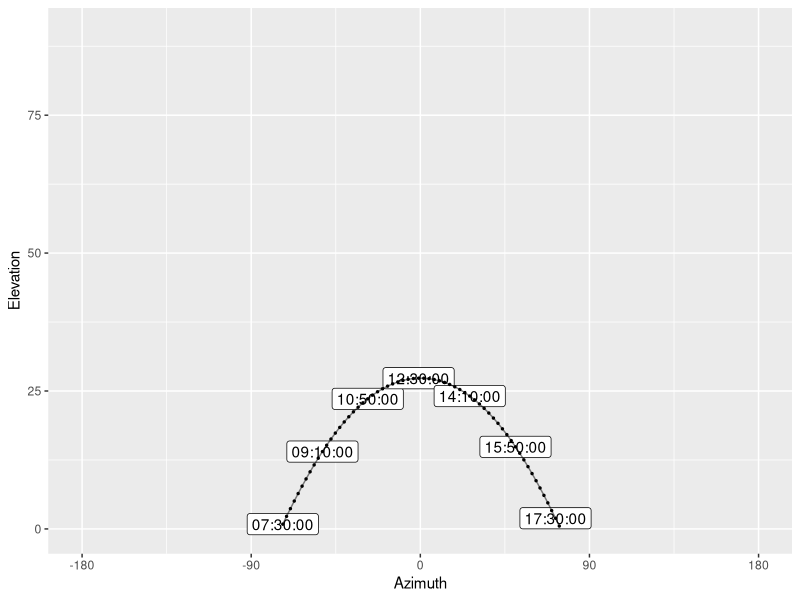
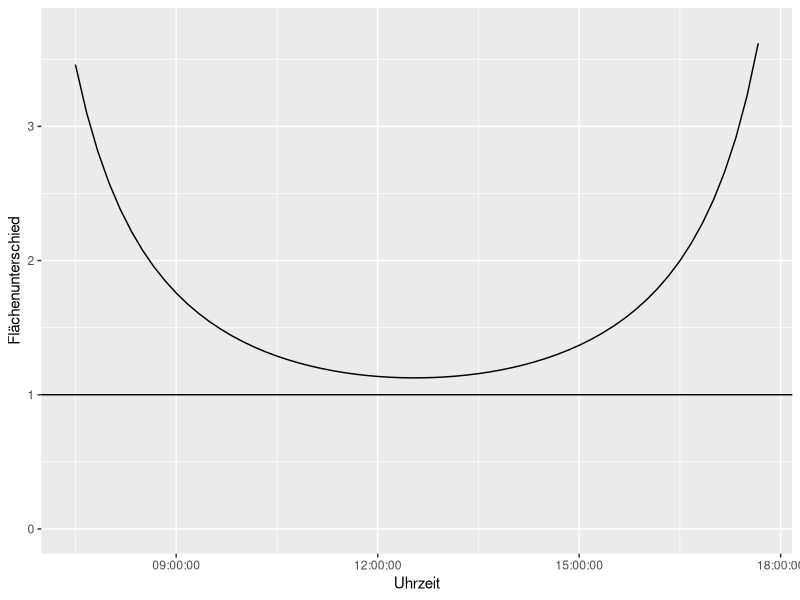
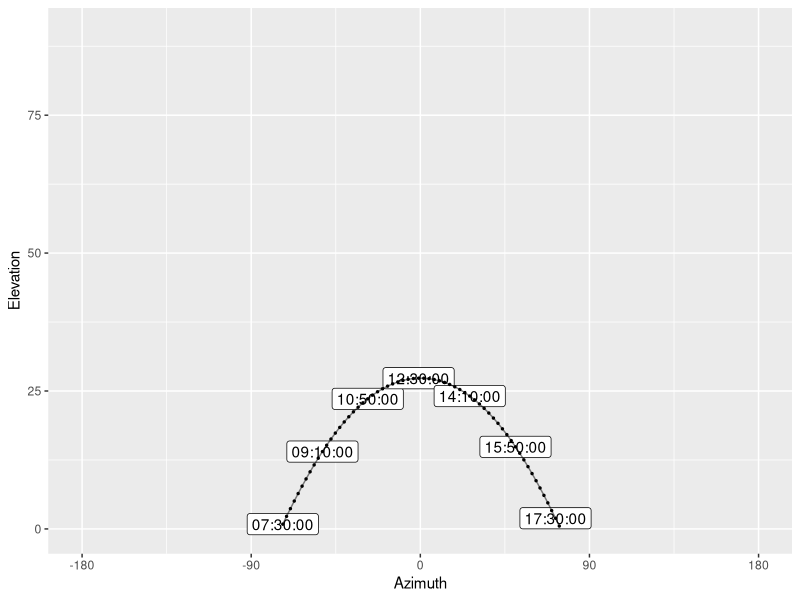
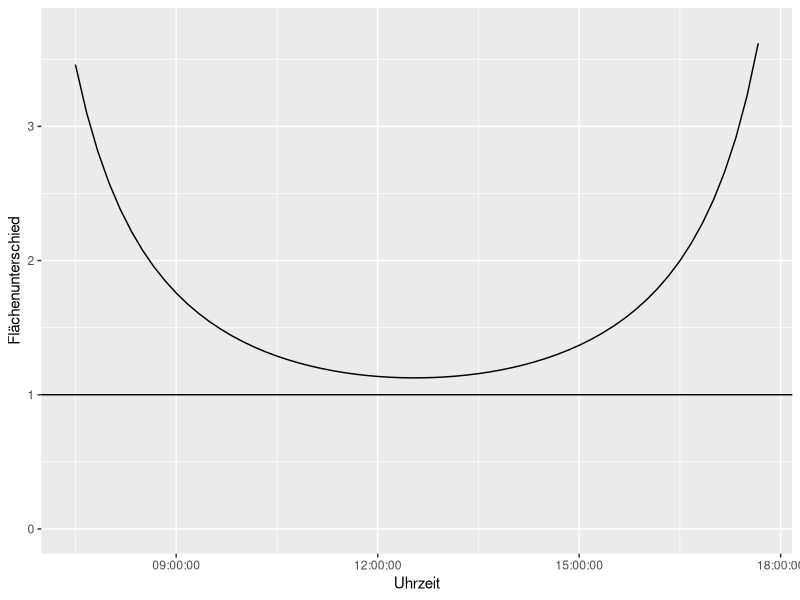

The R script that drew these images, in order:
library(tidyverse)

gradToRad <- function(value){
  value/360*(2*pi)
}

diff180 <- function(value){
  value-180
}

calculateEfficiency <- function(alpha, beta){
  x <- 1/cos(alpha)
  y <- 1/cos(beta)
  
  x*y
}

# https://www.sunearthtools.com/dp/tools/pos_sun.php

solarWinkel <- read_delim('SunPath.csv', delim = ";", skip = 3) %>%
  filter(Elevation > 0) %>%
  mutate_at(c("Azimuth"), diff180) %>%
  mutate(ElevationRad = gradToRad(Elevation)) %>%
  mutate(AzimuthRad = gradToRad(Azimuth)) %>%
  mutate(projectedArea = calculateEfficiency(ElevationRad, AzimuthRad))

ggplot(solarWinkel, aes(x = Azimuth, y = Elevation)) +
  geom_label(data = solarWinkel[seq(1, nrow(solarWinkel), 10),], aes(label = Stunde)) +
  geom_line(alpha = 0.5) +
  geom_point(size = 0.5) +
  scale_y_continuous(limits = c(0,90)) +
  scale_x_continuous(limits = c(-180,180), breaks = c(-180,-90,0,90,180))

ggsave("sonnenstand.png", width = 10, height = 5, dpi = 200)

ggplot(solarWinkel, aes(x = Stunde, y = projectedArea)) +
  geom_line() +
  geom_hline(yintercept = 1) +
  labs(
    x = "Uhrzeit",
    y = "Flächenunterschied"
  ) +
  scale_y_continuous(limits = c(0,3.7))

ggsave("einstrahlfläche.png", width = 10, height = 5, dpi = 200)


# "Tagesbilanz", also Prozentualer Gesamtunterschied berechnen
